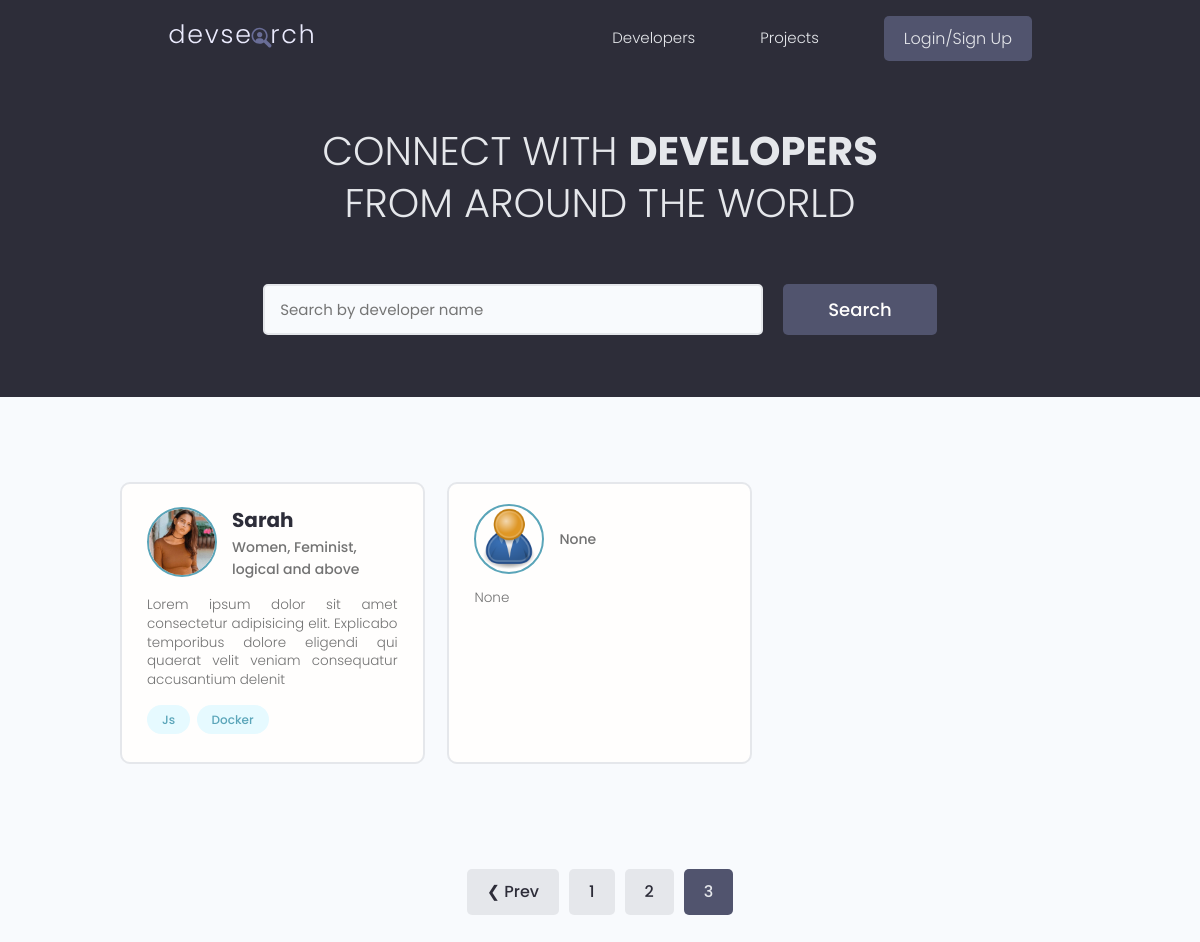
The app's page /?page=3, older data.
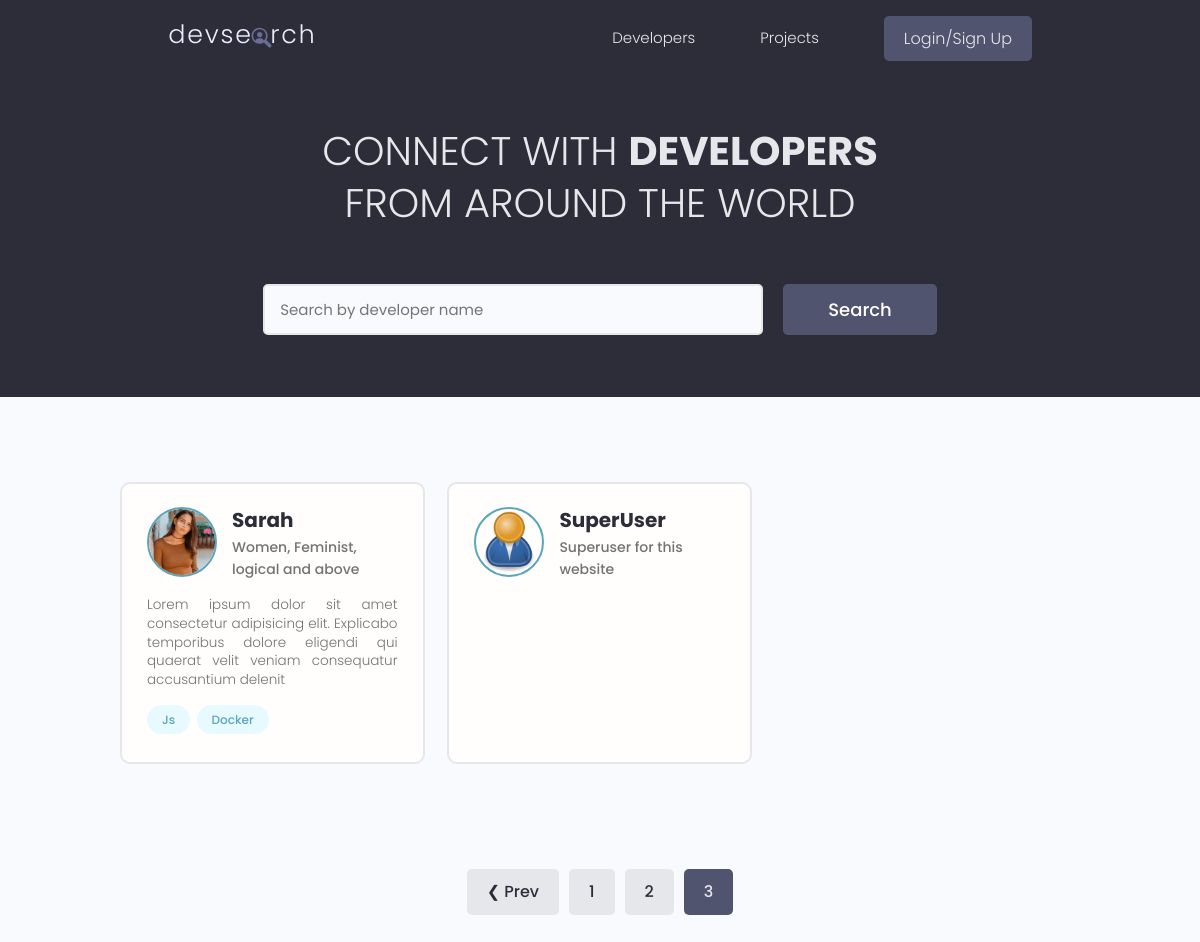
The same page, newer data.
### users/models.py (models this page shows, shortened)
class Profile(models.Model):
    user = models.OneToOneField(User, on_delete=models.CASCADE, null=True, blank=True)
    name = models.CharField(max_length=200, null=True, blank=True)
    email = models.EmailField(max_length=200, blank=True, null=True)
    username = models.CharField(max_length=200, null=True, blank=True)
    location = models.CharField(max_length=200, null=True, blank=True)
    short_intro = models.CharField(max_length=200, blank=True, null=True)
    bio = models.TextField(blank=True, null=True)
    profile_image = models.ImageField(null=True, blank=True,
                                      upload_to='profiles/', default='profiles/user-default.png')
    social_github = models.CharField(max_length=200, blank=True, null=True)
    social_twitter = models.CharField(max_length=200, blank=True, null=True)
    social_linkedin = models.CharField(max_length=200, blank=True, null=True)
    social_website = models.CharField(max_length=200, blank=True, null=True)
    created = models.DateTimeField(auto_now_add=True)
    id = models.UUIDField(default=uuid.uuid4, unique=True,
                          primary_key=True, editable=False)
    class Meta:
        ordering = ['profile_image']

### users/views.py (the view)
# urls.py: path('', views.profiles, name='profiles'),
def profiles(request):
    profiles, search_query = searchProfiles(request)
    profiles, custom_range = paginateProfiles(request, profiles, 3)
    context = {
        'profiles': profiles,
        'search_query': search_query,
        'custom_range': custom_range,
    }
    return render(request, 'users/profiles.html', context)

### users/models.py (called while the page is built)
    def __str__(self):
        return str(self.name)

### users/uttils.py (called while the page is built)
def searchProfiles(request):
    search_query = ''
    if request.GET.get('search_query'):
        search_query = request.GET.get('search_query')
    skills = Skill.objects.filter(name__icontains=search_query)
    profiles = Profile.objects.distinct().filter(
        Q(name__icontains=search_query)|
        Q(short_intro__icontains=search_query) |
        Q(skill__in=skills)
    )
    return profiles, search_query

def paginateProfiles(request, profiles, results):
    page = request.GET.get('page')
    paginator = Paginator(profiles, results)
    try:
        profiles = paginator.page(page)
    except PageNotAnInteger:
        page = 1
        profiles = paginator.page(page)
    except EmptyPage:
        page = paginator.num_pages
        profiles = paginator.page(page)
    leftIndex = (int(page) - 2)
    if leftIndex < 1:
        leftIndex = 1
    rightIndex = (int(page) + 3)
    if rightIndex > paginator.num_pages:
        rightIndex = paginator.num_pages
    custom_range = range(leftIndex, rightIndex + 1)
    return profiles, custom_range

### users/templates/users/profiles.html (shortened to what this page needs)
{% extends 'main.html' %}
{% block content %}
<main class="home">
    <section class="hero-section text-center">
      <div class="container container--narrow">
        <div class="hero-section__box">
          <h2>CONNECT WITH <span>DEVELOPERS</span></h2>
          <h2>FROM AROUND THE WORLD</h2>
        </div>
        <div class="hero-section__search">
          <form id="searchForm" class="form" action="{% url 'profiles' %}" method="get">
            <div class="form__field">
              <input class="input input--text" id="formInput#search" type="text" name="search_query"
                value="{{search_query}}" placeholder="Search by developer name" />
            </div>
            <input class="btn btn--sub btn--lg" type="submit" value="Search" />
          </form>
        </div>
      </div>
    </section>
    <section class="devlist">
      <div class="container">
        <div class="grid grid--three">
            {% for profile in profiles %}
          <div class="column card">
            <div class="dev">
              <a href="{% url 'user-profile' profile.id %}" class="card__body">
                <div class="dev__profile">
                  <img class="avatar avatar--md" src="{{profile.profile_image.url}}" alt="image" />
                  <div class="dev__meta">
                    <h3>{{profile.name}}</h3>
                    <h5>{{profile.short_intro}}</h5>
                  </div>
                </div>
                <p class="dev__info">
                    {{profile.bio|slice:"150"}}
                </p>
                <div class="dev__skills">
                    {% for skill in profile.skill_set.all|slice:"5" %}
                  <span class="tag tag--pill tag--main">
                    <small>{{skill}}</small>
                  </span>
                    {% endfor %}
                </div>
              </a>
            </div>
          </div>
          {% endfor %}
        </div>
      </div>
      {% include 'pagination.html' with queryset=profiles %}
    </section>
  </main>
{% endblock %}

Row changes from the older to the newer data that the page shows:
changed Profile: name (not shown) → "SuperUser"; short_intro "None" → "Superuser for this website"; bio "None" → (not shown)
